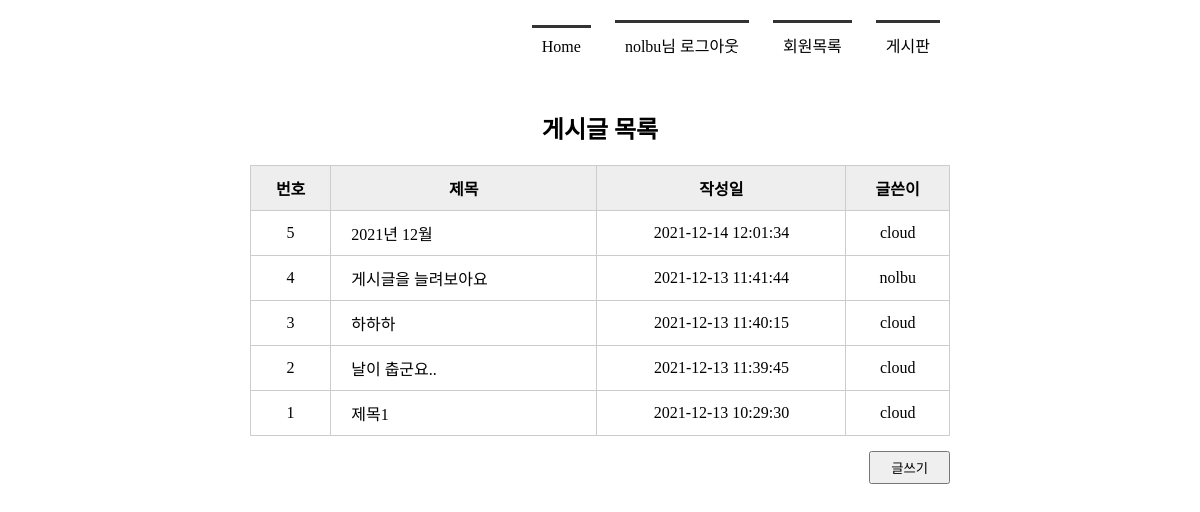
Page /boardlist/ (signed in) on the committed database.
### tables this page shows
CREATE TABLE board(
        bno         INTEGER     PRIMARY KEY     AUTOINCREMENT,
        title       TEXT        NOT NULL,
        content     TEXT        NOT NULL,
        create_date TIMESTAMP DATE DEFAULT(datetime('now', 'localtime')),
        mid         CHAR(5)     NOT NULL,
        FOREIGN KEY (mid) REFERENCES member(mid)
        );

### app.py (the view)
@app.route('/boardlist/')
def boardlist():
    conn = getconn()
    cur = conn.cursor()
    sql = "SELECT * FROM board ORDER BY bno DESC"       #게시글을 내림차순으로 정렬
    cur.execute(sql)
    rs = cur.fetchall()
    conn.close()
    return render_template('boardlist.html', rs = rs)

### app.py (called while the page is built)
def getconn():
    conn = sqlite3.connect('./memberdb.db')
    return conn

### templates/boardlist.html (shortened to what this page needs)
<!DOCTYPE html>
<html lang="ko">
<head>
    <link rel="stylesheet" href="{{ url_for('static', filename='css/style.css') }}">
</head>
<body>
    <div id ="container">
        {% include 'navbar.html' %}
        <section>
            <h1>게시글 목록</h1>
            <table class="tbl_bo_list">
                <tr>
                    <th>번호</th>
                    <th>제목</th>
                    <th>작성일</th>
                    <th>글쓴이</th>
                </tr>
                {% for i in rs %}
                <tr>
                    <td>{{ i[0] }}</td>
                    <td><a href = "{{ url_for('board_view', bno=i[0] ) }}">{{ i[1] }}</a></td>
                    <td>{{ i[3] }}</td>
                    <td>{{ i[4] }}</td>
                </tr>
                {% endfor %}
            </table>
            <div class ="btn_write">
                <input type="button" value ="글쓰기" onclick="goWrite()" >
            </div>
        </section>
    </div>
</body>
</html>

### templates/navbar.html
<header>
    <nav>
        <ul>
            {% if session %}
            <li><a href = "{{ url_for('index') }}">Home</a></li>
            <li><a href = "{{ url_for('logout') }}">{{ session['userID'] }}님 로그아웃</a></li>
            <li><a href = "{{ url_for('memberlist') }}">회원목록</a></li>
            <li><a href = "{{ url_for('boardlist') }}">게시판</a></li>
            {% else %}
            <li><a href = "{{ url_for('index') }}">Home</a></li>
            <li><a href = "{{ url_for('login') }}">로그인</a></li>
            <li><a href = "{{ url_for('register') }}">회원가입</a></li>
            <li><a href = "{{ url_for('boardlist') }}">게시판</a></li>
            {% endif %}
        </ul>
    </nav>
</header>

### static/css/style.css (style rules this page uses)
* { margin: 0; padding:0; }
#container { width: 1000px; margin: 10px auto; }
header { height: 100px; }
nav ul { list-style:none; text-align: right; margin-right: 150px; }
nav ul li { display: inline-block; padding: 10px; margin: 10px; border-top: 3px solid #333; padding-top:10px; }
nav ul li a { text-decoration: none; color: black }
section { text-align: center; }
section table { width : 600px; border-collapse: collapse; }
section h1 { margin-bottom: 20px; }
section table, th, td { border: 1px solid #ccc; margin: 0 auto; padding: 10px; }
section table th { background-color: #eee }
section table a { color: black }
section .tbl_bo_list { width: 700px; margin: 0 auto; }
section .tbl_bo_list tr td:nth-child(2) { text-align: left; padding-left: 20px }
section .tbl_bo_list a { text-decoration:none; color: #000; }
section .btn_write { text-align: right; margin: 15px 150px; }
section .btn_write input { padding: 5px 20px; }

### rows in the picture
board: userID "nolbu", bno "4", title "게시글을 늘려보아요", create_date "2021-12-13 11:41:44", mid "nolbu"
board: bno "5", title "2021년 12월", create_date "2021-12-14 12:01:34", mid "cloud"
board: bno "3", title "하하하", create_date "2021-12-13 11:40:15", mid "cloud"
board: bno "2", title "날이 춥군요..", create_date "2021-12-13 11:39:45", mid "cloud"
board: bno "1", title "제목1", create_date "2021-12-13 10:29:30", mid "cloud"
